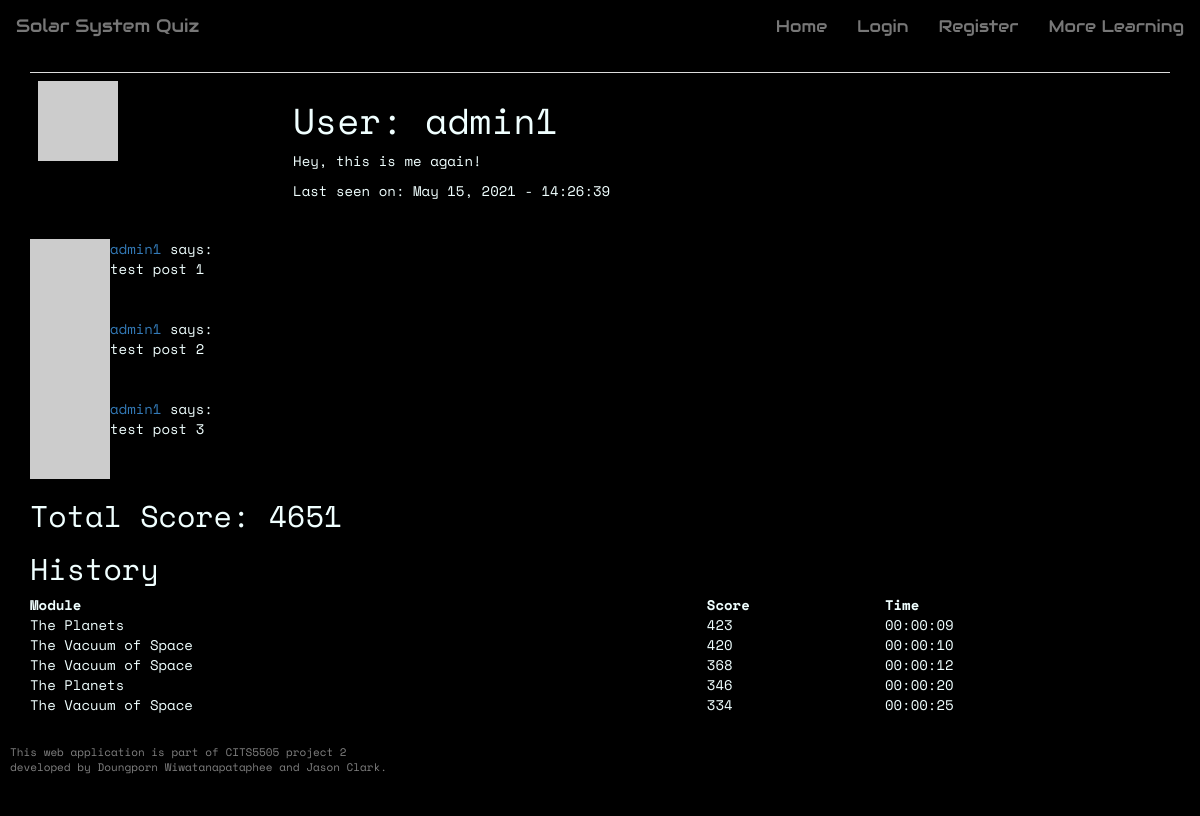
Screenshot of /user/admin1 with the database file from the repository.
### app/models.py (models this page shows, shortened)
class User(UserMixin, db.Model):
    __tablename__ = 'user_table'
    id = db.Column(db.Integer, primary_key=True)
    username = db.Column(db.String(64), index=True, unique=True)
    user_type = db.Column(db.String(64))
    email = db.Column(db.String(120), index=True, unique=True)
    password_hash = db.Column(db.String(128))
    posts = db.relationship('Post', backref='author', lazy='dynamic')
    about_me = db.Column(db.String(140))
    last_seen = db.Column(db.DateTime, default=datetime.utcnow)
    score_child = db.relationship("Score", backref = 'user_parent')
    quiz_unlocked = db.Column(db.Integer, default=0)
    def avatar(self, size):
      digest = md5(self.email.lower().encode('utf-8')).hexdigest()
      return 'https://www.gravatar.com/avatar/{}?d=identicon&s={}'.format(digest, size)

class Post(db.Model):
    id = db.Column(db.Integer, primary_key=True)
    user_id = db.Column(db.Integer, db.ForeignKey('user_table.id')) #user.id
    body = db.Column(db.String(140))
    timestamp = db.Column(db.DateTime, index=True, default=datetime.utcnow)
    page = db.Column(db.String)
    upvotes = db.Column(db.Integer, default=0)
    downvotes = db.Column(db.Integer, default=0)

class Score(db.Model):
    __tablename__ = 'score'
    id = db.Column(db.Integer, primary_key = True)
    user_id = db.Column(db.Integer, db.ForeignKey('user_table.id'))
    questionset_id = db.Column(db.Integer, db.ForeignKey('questionset.id'))
    score = db.Column(db.Integer)
    time_taken = db.Column(db.Time)

class QuestionSet(db.Model):
    __tablename__ = 'questionset'
    id = db.Column(db.Integer, primary_key = True)
    name = db.Column(db.String(64))
    module = db.Column(db.String(64))
    number_of_questions = db.Column(db.Integer)
    child = db.relationship("CurrentQuestion")
    score_child = db.relationship('Score', backref= 'questionset_parent')

### app/routes.py (the view)
@app.route('/user/<username>', methods = ['GET','POST'])
def user_profile(username):
    user = User.query.filter_by(username=username).first_or_404()
    page = request.args.get('page', 1, type=int)
    posts = user.posts.paginate(
      page, 5, False)
    next_url = url_for('user_profile', username=username, page=posts.next_num) \
      if posts.has_next else None
    prev_url = url_for('user_profile', username=username, page=posts.prev_num) \
      if posts.has_prev else None
    score_dict = [] # initialise module score dictionary
    total = 0       # initialise total score as zero
    user_scores = Score.query.filter_by(user_id=user.id).all()
    for score in user_scores:
        score_dict.append({'module': score.questionset_id}) # append scores for each learning module
        total += score.score    # add total score
        scoreSorted = Score.query.filter_by(user_id=user.id).order_by(Score.score.desc()).all()
    return render_template('user_profile.html', user=user, score=total, posts=posts.items,
    scoreSorted = scoreSorted, next_url=next_url, prev_url=prev_url)

### app/routes.py (called while the page is built)
@app.before_request
def before_request():
    from_zone = tz.tzutc()
    to_zone = tz.tzlocal()
    utc = datetime.utcnow()
    utc = utc.replace(tzinfo=from_zone)
    central = utc.astimezone(to_zone)   # convert to local timezone
    if current_user.is_authenticated:
        current_user.last_seen = central
        db.session.commit()

### app/templates/user_profile.html (shortened to what this page needs)
{% extends 'base.html' %}
{% block body %}
<div class="container">
<table class="table">
    <tr valign="top">
        <td><img src="{{ user.avatar(128) }}"></td>
        <td>
            <h1>User: {{ user.username }}</h1>
            {% if user.about_me %}<p>{{ user.about_me }}</p>{% endif %}
            {% if user.last_seen %}<p>Last seen on: {{ user.last_seen.strftime('%B %d, %Y - %H:%M:%S') }}</p>{% endif %}
        </td>
    </tr>
</table>
</div>
<div class="container">
  {% for post in posts %}
  {% include '_post.html'%}
  {% endfor %}
</div>
<div class="container">
    <h2>Total Score: {{ score }}</h2>
    <h2>History</h2>
    <table style="width:100%;">
        <thead>
            <tr>
                <th>Module</th>
                <th>Score</th>
                <th>Time</th>
            </tr>
        </thead>
        <tbody>
        {% for score in scoreSorted %}
        {%  if loop.index <= 5  %}
            <tr>
                <td>{{ score.questionset_parent.name }}</td>
                <td>{{ score.score }}</td>
                <td>{{ score.time_taken }}</td>
            </tr>
        {% endif %}
        {% endfor %}
        </tbody>
    </table>
</div>
{% endblock %}

### app/templates/_post.html (shortened to what this page needs)
<table>
  <tr valign="top">
    <td><img src="{{ post.author.avatar(36) }}"></td>
    <td>
      <a href="{{ url_for('user_profile', username=post.author.username) }}">
        {{ post.author.username }}
      </a>
      says:<br>{{ post.body }}
    </td>
  </tr>
</table>

### app/static/css/theme.css (style rules this page uses)
* { box-sizing: border-box; }
body { font-family: 'Space Mono', monospace; background-color: black; color: azure; }
html { scroll-behavior: smooth; }

### rows the page displays
User: username "admin1", about_me "Hey, this is me again!", last_seen "May 15, 2021 - 14:26:39"
Post: author.username "admin1", body "test post 1"
Post: author.username "admin1", body "test post 2"
Post: author.username "admin1", body "test post 3"
Score: questionset_parent.name "The Planets", score "423", time_taken "00:00:09"
Score: questionset_parent.name "The Vacuum of Space", score "420", time_taken "00:00:10"
Score: questionset_parent.name "The Vacuum of Space", score "368", time_taken "00:00:12"
Score: questionset_parent.name "The Planets", score "346", time_taken "00:00:20"
Score: questionset_parent.name "The Vacuum of Space", score "334", time_taken "00:00:25"

### other values shown
{{ score }} "4651"
